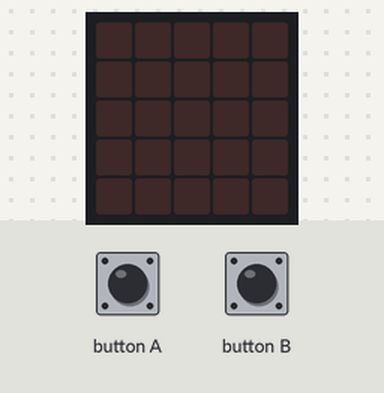
Bench run of a program on a simulated BBC micro:bit (MakeCode). Parts: the board's 5×5 LED display. Inputs (shaded band) come from the test bench.

Above: at 1.2 s.
1.3 s: button A pressed for 0.15 s
At 1.8 s:
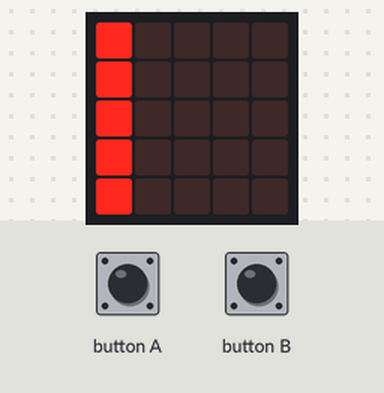
2.9 s: button B pressed for 0.15 s
At 4.2 s:
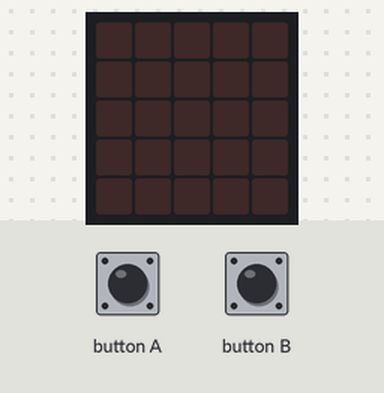
Timing chart, 0 to 5.9 s (numbered marks = the images above; inputs shaded):
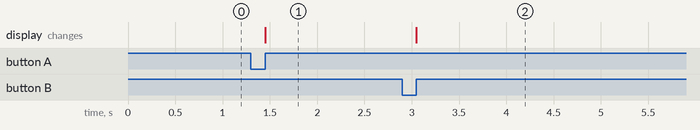

The program:

main.ts
```typescript
input.onButtonPressed(Button.A, function () {
    basic.showLeds(`
        # . . . .
        # . . . .
        # . . . .
        # . . . .
        # . . . .
        `)
})
input.onButtonPressed(Button.B, function () {
    basic.showLeds(`
        . . . . .
        . . . . .
        . . . . .
        . . . . .
        . . . . .
        `)
})
```

test.ts
```typescript
// tests gaan hier; deze zal niet worden gecompileerd wanneer dit pakket wordt gebruikt als extensie.
```

Measured:
- after the input at 1.3 s, the display: changes after 0.15 s (image 1)
- after the input at 2.9 s, the display: changes after 0.15 s (image 2)
